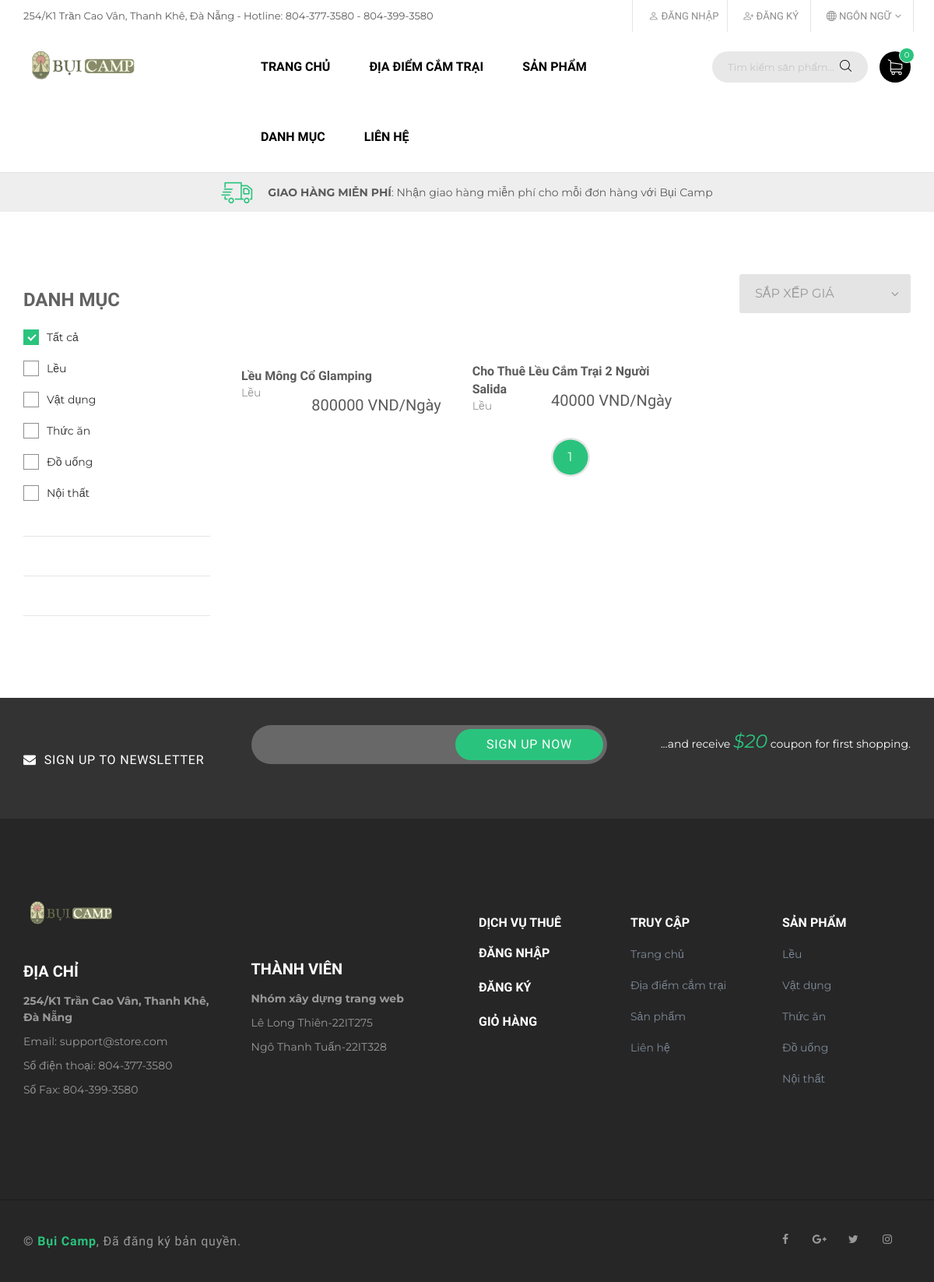
The app's page /product-listing.php with its own data.
### tables this page shows
CREATE TABLE `products` (
  `id` int(11) NOT NULL,
  `category_id` int(11) DEFAULT NULL,
  `name` varchar(350) DEFAULT NULL,
  `image` varchar(255) DEFAULT NULL,
  `image_path` varchar(255) DEFAULT NULL,
  `price` float NOT NULL,
  `content` text NOT NULL,
  `created_time` int(11) NOT NULL,
  `last_updated` int(11) NOT NULL
);

CREATE TABLE `category` (
  `id` int(11) NOT NULL,
  `name` varchar(100) DEFAULT NULL,
  `created_time` int(11) NULL,
  `last_updated` int(11) NULL
);

### product-listing.php (the view, shortened to what this page needs)
<!DOCTYPE html>
<html lang="en">
  <head>
    <link rel="stylesheet" href="plugins/font-awesome/css/font-awesome.min.css">
    <link rel="stylesheet" href="plugins/ps-icon/style.css">
    <link rel="stylesheet" href="https://cdn.jsdelivr.net/npm/bootstrap-icons@1.11.1/font/bootstrap-icons.css">
    <link rel="stylesheet" href="plugins/bootstrap/dist/css/bootstrap.min.css">
    <link rel="stylesheet" href="plugins/owl-carousel/assets/owl.carousel.css">
    <link rel="stylesheet" href="plugins/jquery-bar-rating/dist/themes/fontawesome-stars.css">
    <link rel="stylesheet" href="plugins/slick/slick/slick.css">
    <link rel="stylesheet" href="plugins/bootstrap-select/dist/css/bootstrap-select.min.css">
    <link rel="stylesheet" href="plugins/Magnific-Popup/dist/magnific-popup.css">
    <link rel="stylesheet" href="plugins/jquery-ui/jquery-ui.min.css">
    <link rel="stylesheet" href="plugins/revolution/css/settings.css">
    <link rel="stylesheet" href="plugins/revolution/css/layers.css">
    <link rel="stylesheet" href="plugins/revolution/css/navigation.css">
    <link rel="stylesheet" href="css1/style.css">
  </head>
  <?php
   include 'connect_db.php';
    $orderConditon = "";
   $item_per_page = !empty($_GET['per_page'])?$_GET['per_page']:8;
   $current_page = !empty($_GET['page'])?$_GET['page']:1;
   $offset = ($current_page - 1) * $item_per_page;
   if(!empty($where)){
    $totalRecords = mysqli_query($con, "SELECT * FROM `Products` where (".$where.")");
}else{
    $totalRecords = mysqli_query($con, "SELECT * FROM `Products`");
}
   $totalRecords = $totalRecords->num_rows;
   $totalPages = ceil($totalRecords / $item_per_page);
   if(!empty($where)){
    $products = mysqli_query($con, "SELECT * FROM `Products` where (".$where.") ".$orderConditon." LIMIT " . $item_per_page . " OFFSET " . $offset);
}else{
    $products = mysqli_query($con, "SELECT * FROM `Products` ".$orderConditon." LIMIT " . $item_per_page . " OFFSET " . $offset);
}
  ?>
  <body class="ps-loading">
    <?php include 'header.php'; ?>
    <div class="header-services">
      <div class="ps-services owl-slider" data-owl-auto="true" data-owl-loop="true" data-owl-speed="7000" data-owl-gap="0" data-owl-nav="true" data-owl-dots="false" data-owl-item="1" data-owl-item-xs="1" data-owl-item-sm="1" data-owl-item-md="1" data-owl-item-lg="1" data-owl-duration="1000" data-owl-mousedrag="on">
        <p class="ps-service"><i class="ps-icon-delivery"></i><strong>Giao hàng miễn phí</strong>: Nhận giao hàng miễn phí cho mỗi đơn hàng với Bụi Camp</p>
      </div>
    </div>
    <main class="ps-main">
      <div class="ps-products-wrap pt-80 pb-80">
        <div class="ps-products" data-mh="product-listing">
          <div class="ps-product-action" style="flex-direction: column;align-items: flex-end;">
            <div class="ps-product__filter">
              <select class="ps-select selectpicker" onchange="this.options[this.selectedIndex].value && (window.location = this.options[this.selectedIndex].value);">
                <option value="">Sắp xếp giá</option>
              </select>
            </div>
          </div>
          <div class="ps-product__columns">
<?php
            while($row=mysqli_fetch_array($products)){
              $idsp=$row['id'];
            ?>
            <div class="ps-product__column">
            <div class="ps-shoe mb-30">
              <div class="ps-shoe__thumbnail">
                <a class="ps-shoe__overlay" href="product-detail.php?idsp=<?php echo $idsp; ?>"></a>
              </div>
              <div class="ps-shoe__content">
                <div class="ps-shoe__detail"><a class="ps-shoe__name" href="product-detail.php?idsp=<?php echo $idsp; ?>"><?php echo $row['name']; ?></a>
                  <p class="ps-shoe__categories"> <?php
                  $sqlshowdm="SELECT*FROM category WHERE id=".$row['category_id'];
                  $kqshowdm=mysqli_query($con,$sqlshowdm);
                  while($rowshowdm=mysqli_fetch_array($kqshowdm)){
                    echo $rowshowdm['name'];
                  }
                   ?></p><span class="ps-shoe__price">
                    <del style="font-size:15px;margin-top:15px;"></del> <?php echo '<br>'.$row['price'].' VND/Ngày'; ?></span>
                </div>
              </div>
            </div>
          </div>
            <?php
          }?>
          <?php
                include './pagination.php';
                ?>
          </div>
        </div>
        <div class="ps-sidebar" data-mh="product-listing">
          <aside class="ps-widget--sidebar ps-widget--category">
            <div class="ps-widget__header">
              <h3>Danh mục</h3>
            </div>
            <div class="ps-widget__content">
              <ul class="ps-list--checked">
                <?php if(!isset($_GET['iddm'])){?>
                    <li class="current"><a href="product-listing.php?iddm=0">Tất cả</a>
                          </li>
                         <?php }else{?>
                          <li class=""><a href="product-listing.php?iddm=0">Tất cả</a>
                          </li>
                          <?php }?>
              <?php
                    include 'connect_db.php';
                    $sqldm="SELECT*FROM category";
                    $kqdm=mysqli_query($con,$sqldm);
                    while($row=mysqli_fetch_array($kqdm)){
                    ?>
                          <?php if(isset($_GET['iddm'])  && $_GET['iddm'] == $row['id']){?>
                            <li class="current"><a href="<?php echo 'product-listing.php?iddm='.$row['id']; ?>"> <?php echo $row['name']; ?></a>
                          </li>
                         <?php }else{?>
                          <li class=""><a href="<?php echo 'product-listing.php?iddm='.$row['id']; ?>"> <?php echo $row['name']; ?></a>
                          </li>
                        <?php } ?>
                          <?php
                          }
                          ?>
              </ul>
            </div>
          </aside>
          <aside class="ps-widget--sidebar ps-widget--category">
          </aside>
            <aside class="ps-widget--sidebar">
            </aside>
          </div>
        </div>
      <div class="ps-subscribe">
        <div class="ps-container">
          <div class="row">
                <div class="col-lg-3 col-md-12 col-sm-12 col-xs-12 ">
                  <h3><i class="fa fa-envelope"></i>Sign up to Newsletter</h3>
                </div>
                <div class="col-lg-5 col-md-7 col-sm-12 col-xs-12 ">
                  <form class="ps-subscribe__form" action="do_action" method="post">
                    <input class="form-control" type="text" placeholder="">
                    <button>Sign up now</button>
                  </form>
                </div>
                <div class="col-lg-4 col-md-5 col-sm-12 col-xs-12 ">
                  <p>...and receive  <span>$20</span>  coupon for first shopping.</p>
                </div>
          </div>
        </div>
      </div>
      <?php include 'footer.php' ?>
    </main>
  </body>
</html>

### header.php (shortened to what this page needs)
<header class="header">
      <div class="header__top">
        <div class="container-fluid">
          <div class="row">
                <div class="col-lg-6 col-md-8 col-sm-6 col-xs-12 ">
                  <p>254/K1 Trần Cao Vân, Thanh Khê, Đà Nẵng  -  Hotline: 804-377-3580 - 804-399-3580</p>
                </div>
                <?php if(isset($_COOKIE['user_cookie'])){ ?>
                  <div class="col-lg-6 col-md-4 col-sm-6 col-xs-12 ">
                  <div class="header__actions"><a href=""><i class="bi bi-person"></i> <?php
                  include 'connect_db.php';
                  $sqlu="SELECT*FROM USERS WHERE id=".$_COOKIE['idu'];
                  $kqu= mysqli_query($con,$sqlu);
                  while($row=mysqli_fetch_array($kqu)){
                    echo 'Xin chào '.$row['fullname'].',';
                  }
                   ?> </a>
                  <div class="header__actions"><a href="logout.php"><i class="bi bi-box-arrow-right"></i> Đăng xuất</a>
<?php
    }else{
                ?>
                <div class="col-lg-6 col-md-4 col-sm-6 col-xs-12 ">
                  <div class="header__actions"><a href="login.php"><i class="bi bi-person"></i> Đăng nhập</a>
                  <div class="header__actions"><a href="register.php"><i class="bi bi-person-plus"></i> Đăng ký</a>
                  <?php
    }
                  ?><div class="btn-group ps-dropdown"><a class="dropdown-toggle" href="#" data-toggle="dropdown" aria-haspopup="true" aria-expanded="false"><i class="bi bi-globe"></i>  Ngôn ngữ<i class="fa fa-angle-down"></i></a>
                    </div>
                  </div>
                </div>
          </div>
        </div>
      </div>
      <nav class="navigation">
        <div class="container-fluid">
          <div class="navigation__column left">
            <div class="header__logo"><a class="ps-logo" href="index.php"><img src="images/logo1.png" alt=""></a></div>
          </div>
          <div class="navigation__column center">
                <ul class="main-menu menu">
                  <li class="menu-item menu-item-has-children dropdown"><a href="index.php">Trang chủ</a>
                  </li>
                  <li class="menu-item menu-item-has-children has-mega-menu"><a href="#">Địa điểm cắm trại</a>
                  </li>
                  <li class="menu-item"><a href="product-listing.php?iddm=0">Sản phẩm</a></li>
                  <li class="menu-item menu-item-has-children dropdown"><a href="#">Danh mục</a>
                  </li></ul>
                  <li class="menu-item menu-item-has-children dropdown"><a href="contact-us.php">Liên hệ</a>
                  </li>
          </div>
          <div class="navigation__column right">
            <form class="ps-search--header" action="do_action" method="post">
              <input class="form-control" type="text" placeholder="Tìm kiếm sản phẩm...">
              <button><i class="ps-icon-search"></i></button>
            </form>
            <div class="ps-cart"><a class="ps-cart__toggle" href="cart.php"><span><i><?php  $_SESSION['soluongcart']=(int)sizeof($_SESSION['giohang']);
            echo $_SESSION['soluongcart'];
            ?></i></span><i class="ps-icon-shopping-cart"></i></a>
              </div>
            </div>
          </div>
        </div>
    </header>

### pagination.php (shortened to what this page needs)
<div class="ps-pagination">
    <ul class="pagination">
<?php for ($num = 1; $num <= $totalPages; $num++) { ?>
    <?php if ($num != $current_page) { ?>
        <?php if ($num > $current_page - 3 && $num < $current_page + 3) { ?>
            <?php
            if(!empty($_SESSION['category_id'])){?>
                <li>
            <a class="" href="?per_page=<?= $item_per_page ?>&page=<?= $num ?>&iddm=<?= $_SESSION['category_id'] ?>&field=<?=  $_SESSION['orderField'] ?>&sort=<?=  $_SESSION['orderSort'] ?>"><?= $num ?></a>
            </li>
            <?php
            }else{?>
            <li>
            <a class="" href="?per_page=<?= $item_per_page ?>&page=<?= $num ?>&field=<?=  $_SESSION['orderField'] ?>&sort=<?=  $_SESSION['orderSort'] ?>"><?= $num ?></a>
            </li>
            <?php
            }?>
        <?php } ?>
    <?php } else { ?>
        <li class="active" href="?per_page=<?= $item_per_page ?>&page=<?= $num ?>"><a href="#"><?= $num ?></a></li>
    <?php } ?>
<?php }
     ?>
</ul>
</div>

### footer.php
<div class="ps-footer bg--cover" data-background="images/background/parallax.png">
        <div class="ps-footer__content">
          <div class="ps-container">
            <div class="row">
                  <div class="col-lg-3 col-md-3 col-sm-12 col-xs-12 ">
                    <aside class="ps-widget--footer ps-widget--info">
                      <header><a class="ps-logo" href="index.php"><img src="images/logo1.png" alt=""></a>
                        <h3 class="ps-widget__title">Địa chỉ</h3>
                      </header>
                      <footer>
                        <p><strong>254/K1 Trần Cao Vân, Thanh Khê, Đà Nẵng </strong></p>
                        <p>Email: <a href='mailto:support@store.com'>support@store.com</a></p>
                        <p>Số điện thoại: 804-377-3580 </p>
                        <p>Số Fax: 804-399-3580</p>
                      </footer>
                    </aside>
                  </div>
                  <div class="col-lg-3 col-md-3 col-sm-12 col-xs-12 ">
                    <aside class="ps-widget--footer ps-widget--info second">
                      <header>
                        <h3 class="ps-widget__title">Thành viên</h3>
                      </header>
                      <footer>
                        <p><strong>Nhóm xây dựng trang web</strong></p>
                        <p>Lê Long Thiên-22IT275</p>
                        <p>Ngô Thanh Tuấn-22IT328</p>
                      </footer>
                    </aside>
                  </div>
                  <div class="col-lg-2 col-md-2 col-sm-4 col-xs-12 ">
                    <aside class="ps-widget--footer ps-widget--link">
                      <header>
                        <h3 class="ps-widget__title">Dịch vụ thuê</h3>
                      </header>
                      <footer>
                        <ul class="ps-list--link">
                          <li><a href="#">Đăng nhập</a></li>
                          <li><a href="#">Đăng ký</a></li>
                          <li><a href="#">Giỏ hàng</a></li>
                        </ul>
                      </footer>
                    </aside>
                  </div>
                  <div class="col-lg-2 col-md-2 col-sm-4 col-xs-12 ">
                    <aside class="ps-widget--footer ps-widget--link">
                      <header>
                        <h3 class="ps-widget__title">Truy cập</h3>
                      </header>
                      <footer>
                        <ul class="ps-list--line">
                          <li><a href="index.php">Trang chủ</a></li>
                          <li><a href="#">Địa điểm cắm trại</a></li>
                          <li><a href="product-listing.php">Sản phẩm</a></li>
                          <li><a href="contact-us.php">Liên hệ</a></li>
                        </ul>
                      </footer>
                    </aside>
                  </div>
                  <div class="col-lg-2 col-md-2 col-sm-4 col-xs-12 ">
                    <aside class="ps-widget--footer ps-widget--link">
                      <header>
                        <h3 class="ps-widget__title">Sản phẩm</h3>
                      </header>
                      <footer>
                        <ul class="ps-list--line">
                          <?php include 'connect_db.php';
                    $sqlshowdm="SELECT*FROM category";
                    $kqshowdm=mysqli_query($con,$sqlshowdm);
                    while($rowshowdm=mysqli_fetch_array($kqshowdm)){ ?>
                          <li><a href="<?php echo 'product-listing.php?iddm='.$rowshowdm['id']; ?>"><?php  echo $rowshowdm['name']; ?></a></li>
                          <?php } ?>
                        </ul>
                      </footer>
                    </aside>
                  </div>
            </div>
          </div>
        </div>
        <div class="ps-footer__copyright">
          <div class="ps-container">
            <div class="row">
                  <div class="col-lg-6 col-md-6 col-sm-6 col-xs-12 ">
                    <p>&copy; <a href="#">Bụi Camp</a>, Đã đăng ký bản quyền. </p>
                  </div>
                  <div class="col-lg-6 col-md-6 col-sm-6 col-xs-12 ">
                    <ul class="ps-social">
                      <li><a href="#"><i class="fa fa-facebook"></i></a></li>
                      <li><a href="#"><i class="fa fa-google-plus"></i></a></li>
                      <li><a href="#"><i class="fa fa-twitter"></i></a></li>
                      <li><a href="#"><i class="fa fa-instagram"></i></a></li>
                    </ul>
                  </div>
            </div>
          </div>
        </div>
      </div>

### records on screen
products: name "Lều Mông Cổ Glamping", price "800000"
category: name "Lều"
products: name "Cho Thuê Lều Cắm Trại 2 Người Salida", price "40000"
category: name "Vật dụng"
category: name "Thức ăn"
category: name "Đồ uống"
category: name "Nội thất"

### other values on screen
$_SESSION['soluongcart'] "0"
